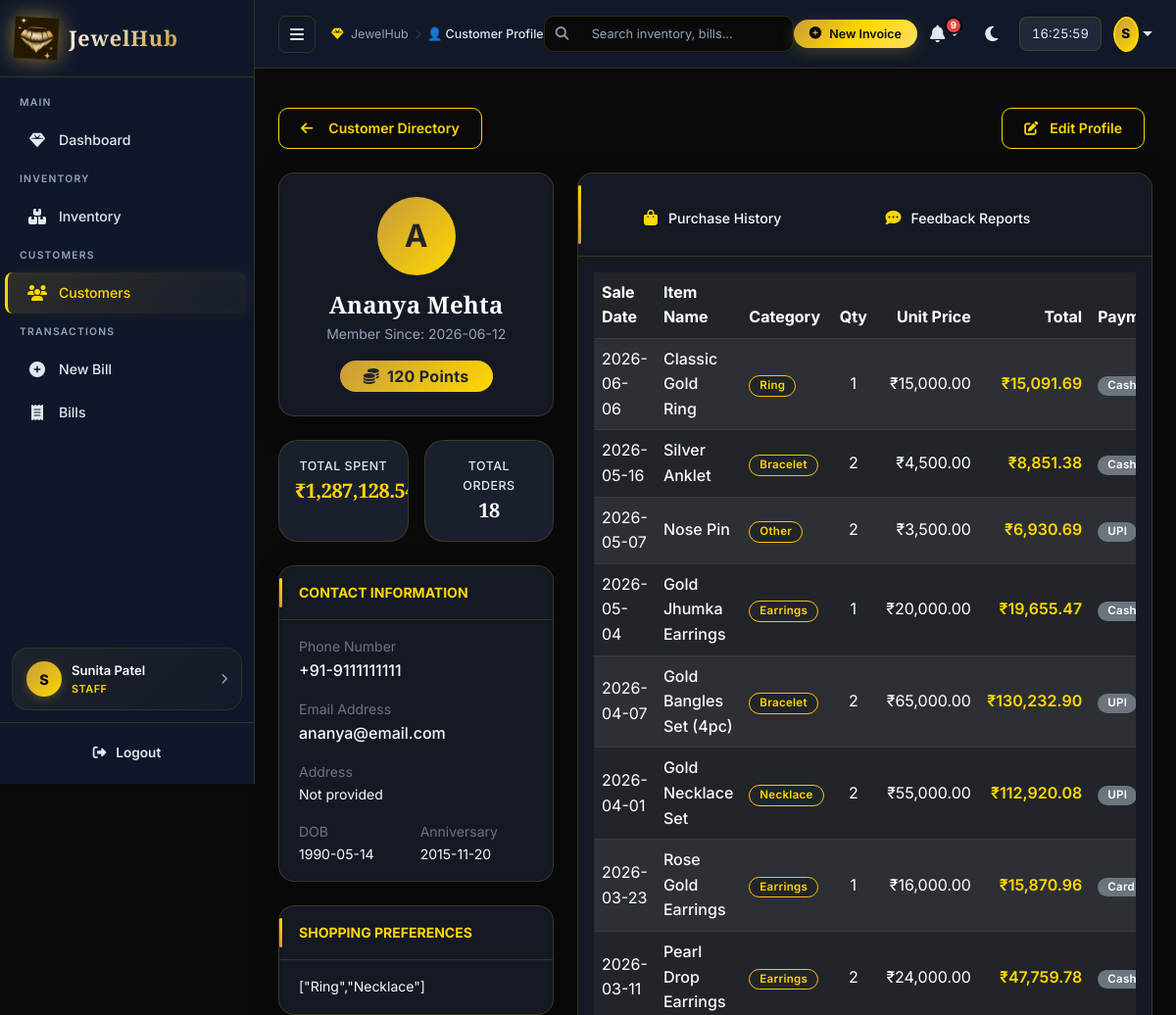
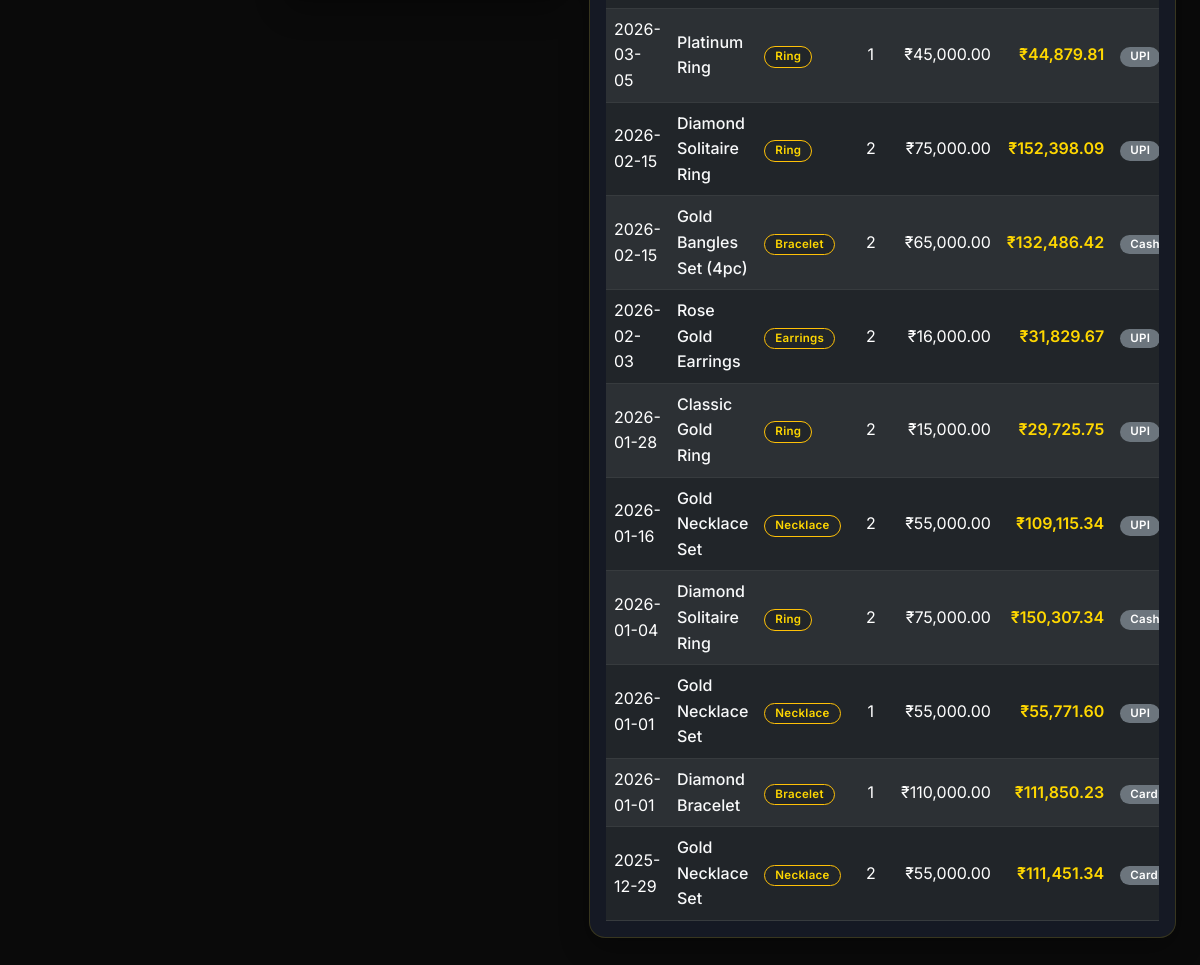
Screenshot of /customers/profile/1 (signed in) with the database file from the repository (2 pictures, top to bottom).
### tables this page shows
CREATE TABLE employees (
        employee_id   INTEGER PRIMARY KEY AUTOINCREMENT,
        name          TEXT    NOT NULL,
        phone         TEXT,
        email         TEXT    UNIQUE,
        address       TEXT,
        role          TEXT    NOT NULL DEFAULT 'Staff',   -- Admin | Manager | Staff
        salary        REAL    DEFAULT 0,
        join_date     TEXT    DEFAULT (date('now')),
        password_hash TEXT    NOT NULL,
        is_active     INTEGER DEFAULT 1,
        created_at    TEXT    DEFAULT (datetime('now'))
    );

CREATE TABLE customers (
        customer_id    INTEGER PRIMARY KEY AUTOINCREMENT,
        name           TEXT    NOT NULL,
        phone          TEXT,
        email          TEXT,
        address        TEXT,
        dob            TEXT,
        anniversary    TEXT,
        preferences    TEXT,                              -- JSON list
        loyalty_points INTEGER DEFAULT 0,
        created_at     TEXT    DEFAULT (datetime('now'))
    );

CREATE TABLE sale_items (
        sale_item_id  INTEGER PRIMARY KEY AUTOINCREMENT,
        sale_id       INTEGER NOT NULL REFERENCES sales(sale_id),
        item_id       INTEGER NOT NULL REFERENCES jewellery_items(item_id),
        quantity      INTEGER DEFAULT 1,
        unit_price    REAL    DEFAULT 0,
        total_price   REAL    DEFAULT 0
    );

CREATE TABLE sales (
        sale_id         INTEGER PRIMARY KEY AUTOINCREMENT,
        customer_id     INTEGER REFERENCES customers(customer_id),
        employee_id     INTEGER REFERENCES employees(employee_id),
        sale_date       TEXT    DEFAULT (datetime('now')),
        subtotal        REAL    DEFAULT 0,
        discount        REAL    DEFAULT 0,
        gst_amount      REAL    DEFAULT 0,
        total_amount    REAL    DEFAULT 0,
        payment_method  TEXT    DEFAULT 'Cash',           -- Cash|Card|UPI|Cheque
        notes           TEXT,
        status          TEXT    DEFAULT 'Completed'
    );

CREATE TABLE jewellery_items (
        item_id        INTEGER PRIMARY KEY AUTOINCREMENT,
        name           TEXT    NOT NULL,
        category       TEXT    NOT NULL,                  -- Ring|Necklace|Bracelet|Earrings|Other
        material       TEXT    DEFAULT 'Gold',            -- Gold|Silver|Platinum|Rose Gold
        purity         TEXT    DEFAULT '22K',
        weight_gm      REAL    DEFAULT 0,
        making_charges REAL    DEFAULT 0,
        cost_price     REAL    DEFAULT 0,
        selling_price  REAL    NOT NULL,
        stock_qty      INTEGER DEFAULT 0,
        barcode        TEXT    UNIQUE,
        image_path     TEXT,
        barcode_image  TEXT,
        description    TEXT,
        supplier       TEXT    DEFAULT '',
        is_active      INTEGER DEFAULT 1,
        created_at     TEXT    DEFAULT (datetime('now'))
    , image_url TEXT);

### routes/customer_routes.py (the view)
@customer_bp.route('/profile/<int:customer_id>')
@login_required
def customer_profile(customer_id):
    from database.models import (get_customer_by_id, get_customer_purchase_history,
                        get_customer_feedback, get_customer_total_spent)
    customer  = get_customer_by_id(customer_id)
    if not customer:
        flash('Customer not found.', 'danger')
        return redirect(url_for('customer.list_customers'))
    history   = get_customer_purchase_history(customer_id)
    feedback  = get_customer_feedback(customer_id)
    total     = get_customer_total_spent(customer_id)
    return render_template('customers/profile.html', customer=customer,
                           history=history, feedback=feedback, total=total)

### templates/customers/profile.html (shortened to what this page needs)
{% extends 'base.html' %}
{% block page_title %}👤 Customer Profile{% endblock %}
{% block content %}
<div class="animate-in">
  <div class="mb-4 d-flex justify-content-between align-items-center">
    <a href="{{ url_for('customer.list_customers') }}" class="btn btn-outline-gold">
      <i class="fas fa-arrow-left me-2"></i>Customer Directory
    </a>
    <div>
      <a href="{{ url_for('customer.edit_customer', customer_id=customer.customer_id) }}" class="btn btn-outline-gold me-2">
        <i class="fas fa-edit me-1"></i>Edit Profile
      </a>
    </div>
  </div>
  <div class="row g-4">
    <div class="col-lg-4">
      <div class="card card-glass mb-4">
        <div class="card-body text-center py-4">
          <div class="rounded-circle bg-gold-gradient text-dark d-flex align-items-center justify-content-center mx-auto mb-3" style="width: 80px; height: 80px; font-size: 32px; font-weight: bold;">
            {{ customer.name[0].upper() }}
          </div>
          <h4 class="text-light fw-bold mb-1">{{ customer.name }}</h4>
          <p class="text-muted small mb-3">Member Since: {{ customer.created_at[:10] }}</p>
          <span class="badge bg-gold-gradient text-dark fw-bold px-4 py-2 fs-6">
            <i class="fas fa-coins me-2"></i>{{ customer.loyalty_points }} Points
          </span>
        </div>
      </div>
      <div class="row g-3 mb-4">
        <div class="col-6">
          <div class="kpi-card p-3 h-100 text-center">
            <div class="kpi-label small">Total Spent</div>
            <div class="kpi-value text-gold fs-5 mt-1">₹{{ "{:,.2f}".format(total.total_spent or 0.0) }}</div>
          </div>
        </div>
        <div class="col-6">
          <div class="kpi-card p-3 h-100 text-center">
            <div class="kpi-label small">Total Orders</div>
            <div class="kpi-value text-light fs-5 mt-1">{{ total.orders_count or 0 }}</div>
          </div>
        </div>
      </div>
      <div class="card card-glass mb-4">
        <div class="card-header text-gold small fw-bold">CONTACT INFORMATION</div>
        <div class="card-body py-3">
          <div class="mb-3">
            <div class="text-secondary small">Phone Number</div>
            <div class="text-light fw-medium">{{ customer.phone }}</div>
          </div>
          <div class="mb-3">
            <div class="text-secondary small">Email Address</div>
            <div class="text-light fw-medium">{{ customer.email or 'Not provided' }}</div>
          </div>
          <div class="mb-3">
            <div class="text-secondary small">Address</div>
            <div class="text-light small">{{ customer.address or 'Not provided' }}</div>
          </div>
          <div class="row g-2">
            <div class="col-6">
              <div class="text-secondary small">DOB</div>
              <div class="text-light small">{{ customer.dob or 'Not specified' }}</div>
            </div>
            <div class="col-6">
              <div class="text-secondary small">Anniversary</div>
              <div class="text-light small">{{ customer.anniversary or 'Not specified' }}</div>
            </div>
          </div>
        </div>
      </div>
      <div class="card card-glass mb-4">
        <div class="card-header text-gold small fw-bold">SHOPPING PREFERENCES</div>
        <div class="card-body py-3">
          <p class="text-light small mb-0">{{ customer.preferences or 'No preferences recorded yet.' }}</p>
        </div>
      </div>
    </div>
    <div class="col-lg-8">
      <div class="card card-glass mb-4">
        <div class="card-header text-gold">
          <ul class="nav nav-tabs card-header-tabs border-0" id="profileTabs" role="tablist">
            <li class="nav-item">
              <button class="nav-link active text-light bg-transparent border-0 px-4 py-2" id="history-tab" data-bs-toggle="tab" data-bs-target="#history-pane" type="button" role="tab">
                <i class="fas fa-shopping-bag me-2 text-gold"></i>Purchase History
              </button>
            </li>
            <li class="nav-item">
              <button class="nav-link text-light bg-transparent border-0 px-4 py-2" id="feedback-tab" data-bs-toggle="tab" data-bs-target="#feedback-pane" type="button" role="tab">
                <i class="fas fa-comment-dots me-2 text-gold"></i>Feedback Reports
              </button>
            </li>
          </ul>
        </div>
        <div class="card-body p-0">
          <div class="tab-content" id="profileTabsContent">
            <div class="tab-pane fade show active p-3" id="history-pane" role="tabpanel">
              <div class="table-responsive">
                <table class="table table-dark table-striped mb-0 align-middle">
                  <thead>
                    <tr>
                      <th>Sale Date</th>
                      <th>Item Name</th>
                      <th>Category</th>
                      <th class="text-center">Qty</th>
                      <th class="text-end">Unit Price</th>
                      <th class="text-end">Total</th>
                      <th>Payment</th>
                    </tr>
                  </thead>
                  <tbody>
                    {% if history %}
                      {% for row in history %}
                      <tr>
                        <td>{{ row.sale_date[:10] }}</td>
                        <td class="text-light fw-medium">{{ row.item_name }}</td>
                        <td><span class="badge bg-dark border border-warning text-gold">{{ row.category }}</span></td>
                        <td class="text-center">{{ row.quantity }}</td>
                        <td class="text-end">₹{{ "{:,.2f}".format(row.unit_price) }}</td>
                        <td class="text-end text-gold fw-semibold">₹{{ "{:,.2f}".format(row.total_amount) }}</td>
                        <td><span class="badge bg-secondary">{{ row.payment_method }}</span></td>
                      </tr>
                      {% endfor %}
                    {% else %}
                      <tr>
                        <td colspan="7" class="text-center text-muted py-5">No purchase history found for this customer.</td>
                      </tr>
                    {% endif %}
                  </tbody>
                </table>
              </div>
            </div>
          </div>
        </div>
      </div>
    </div>
  </div>
                {% set items_seen = [] %}
</div>
{% endblock %}

### templates/base.html (shortened to what this page needs)
<!DOCTYPE html>
<html lang="en">
<head>
<link href="https://cdn.jsdelivr.net/npm/bootstrap@5.3.0/dist/css/bootstrap.min.css" rel="stylesheet"/>
<link href="https://cdnjs.cloudflare.com/ajax/libs/font-awesome/6.4.0/css/all.min.css" rel="stylesheet"/>
<link href="https://cdn.datatables.net/1.13.6/css/dataTables.bootstrap5.min.css" rel="stylesheet"/>
<link href="{{ url_for('static', filename='css/style.css') }}" rel="stylesheet"/>
</head>
<body>
<div id="sidebar" class="sidebar">
  <div class="sidebar-logo">
    <img src="{{ url_for('static', filename='img/logo.png') }}" alt="JewelHub Logo"/>
    <span>JewelHub</span>
  </div>
  {% set role = current_user.role.lower() if current_user.is_authenticated else '' %}
  <nav class="sidebar-nav">
    <div class="nav-section"><span class="nav-section-title">MAIN</span></div>
    <a href="{{ url_for('dashboard.index') }}" class="nav-item {% if request.endpoint == 'dashboard.index' %}active{% endif %}">
      <i class="fas fa-gem"></i><span>Dashboard</span>
    </a>
    {% if role in ('admin', 'manager', 'staff', 'cashier') %}
    <div class="nav-section"><span class="nav-section-title">INVENTORY</span></div>
    <a href="{{ url_for('inventory.list_items') }}" class="nav-item {% if 'inventory' in request.endpoint %}active{% endif %}">
      <i class="fas fa-boxes-stacked"></i><span>Inventory</span>
    </a>
    {% endif %}
    {% if role in ('admin', 'manager', 'staff') %}
    <div class="nav-section"><span class="nav-section-title">CUSTOMERS</span></div>
    <a href="{{ url_for('customer.list_customers') }}" class="nav-item {% if 'customer' in request.endpoint %}active{% endif %}">
      <i class="fas fa-users"></i><span>Customers</span>
    </a>
    {% endif %}
    {% if role in ('admin', 'manager', 'staff', 'cashier') %}
    <div class="nav-section"><span class="nav-section-title">TRANSACTIONS</span></div>
    <a href="{{ url_for('billing.new_bill') }}" class="nav-item {% if request.endpoint == 'billing.new_bill' %}active{% endif %}">
      <i class="fas fa-plus-circle"></i><span>New Bill</span>
    </a>
    <a href="{{ url_for('billing.bill_history') }}" class="nav-item {% if request.endpoint == 'billing.bill_history' %}active{% endif %}">
      <i class="fas fa-receipt"></i><span>Bills</span>
    </a>
    {% endif %}
  </nav>
  <a href="{{ url_for('auth.profile') }}" class="sidebar-profile-card">
    <div class="spc-avatar">{{ current_user.name[0].upper() if current_user.is_authenticated else '?' }}</div>
    <div class="spc-info">
      <div class="spc-name">{{ current_user.name if current_user.is_authenticated else 'Guest' }}</div>
      <div class="spc-role">{{ (current_user.role or 'staff')|upper if current_user.is_authenticated else '' }}</div>
    </div>
    <i class="fas fa-chevron-right spc-chevron"></i>
  </a>
  <div class="sidebar-footer">
    <a href="{{ url_for('auth.logout') }}" class="text-danger-soft w-100 justify-content-center py-2" style="font-weight: 600; border-radius: 8px;">
      <i class="fas fa-sign-out-alt"></i><span>Logout</span>
    </a>
  </div>
</div>
<div id="main-content" class="main-content">
  <div class="topbar px-4 py-3">
    <div class="topbar-left d-flex align-items-center gap-3">
      <button id="sidebarToggle" class="btn-toggle" onclick="toggleSidebar()">
        <i class="fas fa-bars"></i>
      </button>
      <div class="dash-breadcrumb d-none d-md-flex">
        <span class="bc-home"><i class="fas fa-gem me-1 text-gold"></i> JewelHub</span>
        <span class="bc-sep"><i class="fas fa-chevron-right" style="font-size: 0.7rem; opacity: 0.5;"></i></span>
        <span class="bc-current">{% block page_title %}Dashboard{% endblock %}</span>
      </div>
    </div>
    <div class="topbar-search d-none d-lg-flex position-relative align-items-center" style="width: 320px;">
      <i class="fas fa-search position-absolute text-muted" style="left: 12px; font-size: 0.85rem;"></i>
      <input type="text" class="form-control ps-5 py-2 w-100" placeholder="Search inventory, bills..." style="font-size: 0.8rem; border-radius: 10px;" onkeyup="if(event.key === 'Enter') window.location.href='/inventory?search=' + this.value;">
    </div>
    <div class="topbar-right d-flex align-items-center gap-2">
      <a href="{{ url_for('billing.new_bill') }}" class="btn btn-gold btn-sm d-none d-sm-inline-flex px-3 rounded-pill" style="font-size: 0.78rem;">
        <i class="fas fa-plus-circle"></i> New Invoice
      </a>
      <div class="dropdown">
        <button class="topbar-btn dropdown-toggle border-0" type="button" id="notifDropdownBtn" data-bs-toggle="dropdown" aria-expanded="false" onclick="loadDropdownNotifications()">
          <i class="fas fa-bell"></i>
          <span class="notif-badge" id="notifCount" style="display:none">0</span>
        </button>
      </div>
      <button class="topbar-btn" onclick="toggleTheme()" title="Toggle theme">
        <i class="fas fa-moon" id="themeIcon"></i>
      </button>
      <span class="topbar-clock d-none d-sm-inline-block" id="topClock"></span>
      <div class="dropdown ms-1">
        <button class="topbar-btn dropdown-toggle p-0 border-0" type="button" data-bs-toggle="dropdown" aria-expanded="false" style="border-radius:50%; overflow:hidden;">
          <div class="topbar-avatar" style="width:36px; height:36px; border-radius:50%; background: linear-gradient(135deg, var(--gold-dark), var(--gold)); color:#0A0A1A; font-weight:800; display:flex; align-items:center; justify-content:center; font-size: 0.85rem;">
            {{ current_user.name[0].upper() if current_user.is_authenticated else '?' }}
          </div>
        </button>
      </div>
    </div>
  </div>
  <div class="flash-area px-4 pt-3">
  </div>
  <div class="page-content">
    {% block content %}{% endblock %}
  </div>
</div>
</body>
</html>

### rows the page displays
employees: name "S", name "Sunita Patel", role "STAFF"
customers: name "A", name "Ananya Mehta", created_at "2026-06-12", loyalty_points "120", phone "+91-9111111111", email "ananya@email.com", dob "1990-05-14", anniversary "2015-11-20", preferences "[\"Ring\",\"Necklace\"]"
sale_items: sale_date "2026-06-06", item_name "Classic Gold Ring", category "Ring", quantity "1", unit_price "15,000.00", payment_method "Cash"
sales: total_amount "15,091.69"
sale_items: sale_date "2026-05-16", item_name "Silver Anklet", category "Bracelet", quantity "2", unit_price "4,500.00", payment_method "Cash"
sales: total_amount "8,851.38"
sale_items: sale_date "2026-05-07", item_name "Nose Pin", category "Other", quantity "2", unit_price "3,500.00", payment_method "UPI"
sales: total_amount "6,930.69"
sale_items: sale_date "2026-05-04", item_name "Gold Jhumka Earrings", category "Earrings", quantity "1", unit_price "20,000.00", payment_method "Cash"
sales: total_amount "19,655.47"
sale_items: sale_date "2026-04-07", item_name "Gold Bangles Set (4pc)", category "Bracelet", quantity "2", unit_price "65,000.00", payment_method "UPI"
sales: total_amount "130,232.90"
sale_items: sale_date "2026-04-01", item_name "Gold Necklace Set", category "Necklace", quantity "2", unit_price "55,000.00", payment_method "UPI"
sales: total_amount "112,920.08"
sale_items: sale_date "2026-03-23", item_name "Rose Gold Earrings", category "Earrings", quantity "1", unit_price "16,000.00", payment_method "Card"
sales: total_amount "15,870.96"
sale_items: sale_date "2026-03-11", item_name "Pearl Drop Earrings", category "Earrings", quantity "2", unit_price "24,000.00", payment_method "Cash"
sales: total_amount "47,759.78"
sale_items: sale_date "2026-03-05", item_name "Platinum Ring", category "Ring", quantity "1", unit_price "45,000.00", payment_method "UPI"
sales: total_amount "44,879.81"
sale_items: sale_date "2026-02-15", item_name "Diamond Solitaire Ring", category "Ring", quantity "2", unit_price "75,000.00", payment_method "UPI"
sales: total_amount "152,398.09"
sale_items: sale_date "2026-02-15", item_name "Gold Bangles Set (4pc)", category "Bracelet", quantity "2", unit_price "65,000.00", payment_method "Cash"
sales: total_amount "132,486.42"
sale_items: sale_date "2026-02-03", item_name "Rose Gold Earrings", category "Earrings", quantity "2", unit_price "16,000.00", payment_method "UPI"
sales: total_amount "31,829.67"
sale_items: sale_date "2026-01-28", item_name "Classic Gold Ring", category "Ring", quantity "2", unit_price "15,000.00", payment_method "UPI"
sales: total_amount "29,725.75"
sale_items: sale_date "2026-01-16", item_name "Gold Necklace Set", category "Necklace", quantity "2", unit_price "55,000.00", payment_method "UPI"
sales: total_amount "109,115.34"
sale_items: sale_date "2026-01-04", item_name "Diamond Solitaire Ring", category "Ring", quantity "2", unit_price "75,000.00", payment_method "Cash"
sales: total_amount "150,307.34"
sale_items: sale_date "2026-01-01", item_name "Gold Necklace Set", category "Necklace", quantity "1", unit_price "55,000.00", payment_method "UPI"
sales: total_amount "55,771.60"
sale_items: sale_date "2026-01-01", item_name "Diamond Bracelet", category "Bracelet", quantity "1", unit_price "110,000.00", payment_method "Card"
sales: total_amount "111,850.23"
sale_items: sale_date "2025-12-29", item_name "Gold Necklace Set", category "Necklace", quantity "2", unit_price "55,000.00", payment_method "Card"
sales: total_amount "111,451.34"

### other values shown
{{ total.orders_count or 0 }} "18"
{{ customer.address or 'Not provided' }} "Not provided"
